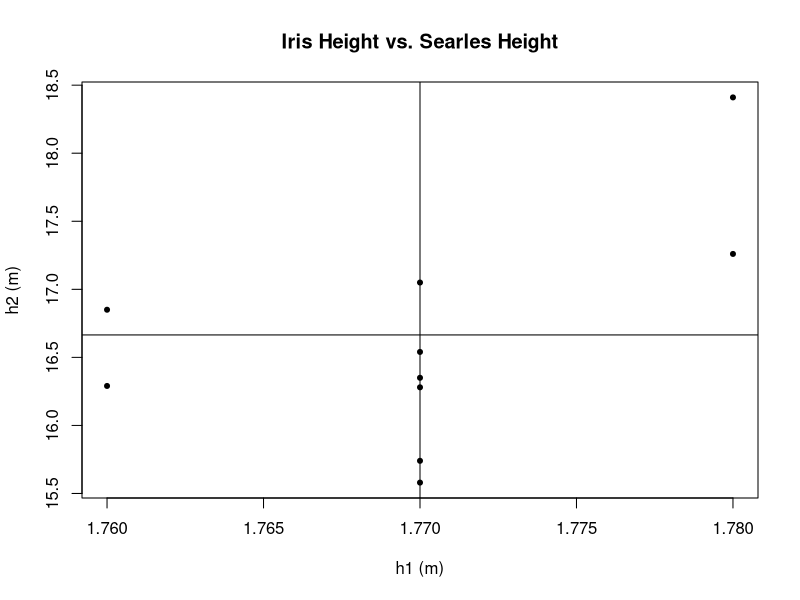
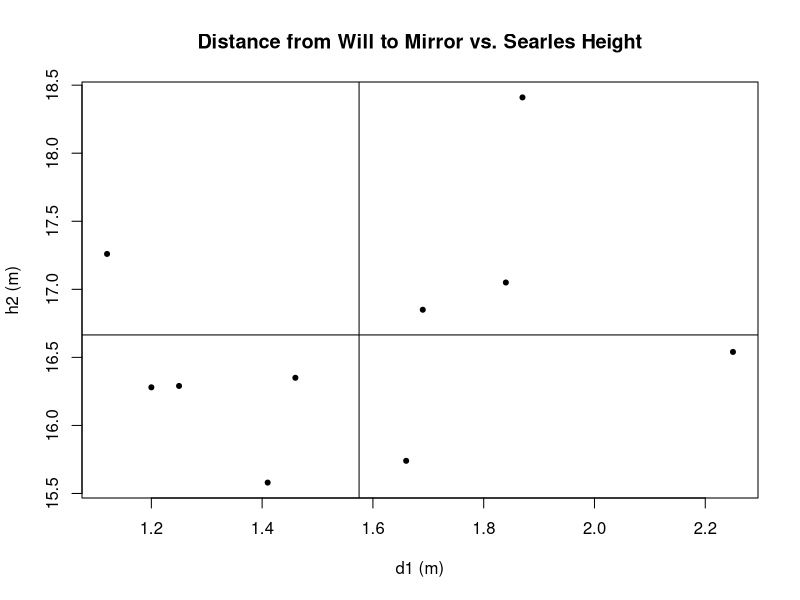
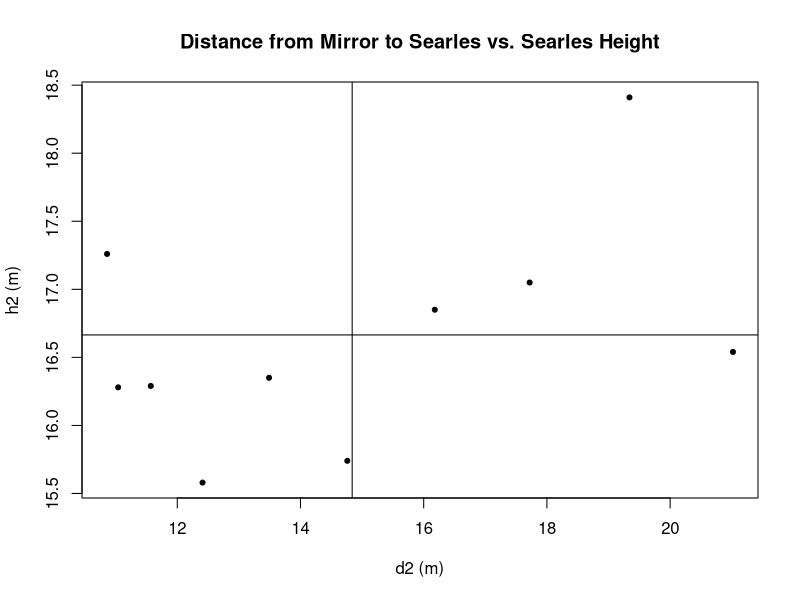

Here is the R script that generated these plots, in order:
# Statistics Group Project 1
# 3/10/17

measurements = read.table("measurements.txt",header=TRUE,sep=",")

h1 = measurements$H1
h2 = measurements$H2
d1 = measurements$D1
d2 = measurements$D2

pdf('h1_h2.pdf')
plot(h1,h2,xlab="h1 (m)",
	   ylab="h2 (m)",
	   main="Iris Height vs. Searles Height",
	   pch=20
)
abline(16.665,0)
abline(v=1.77)
dev.off()

pdf('d1_h2.pdf')
plot(d1,h2,
	xlab="d1 (m)",
	ylab="h2 (m)",
	main="Distance from Will to Mirror vs. Searles Height",
	pch=20
)
abline(16.665,0)
abline(v=1.575)
dev.off()

pdf('d2_h2.pdf')
plot(d2,h2,
	xlab="d2 (m)",
	ylab="h2 (m)",
	main="Distance from Mirror to Searles vs. Searles Height",
	pch=20
)
abline(16.665,0)
abline(v=14.839)
dev.off()
